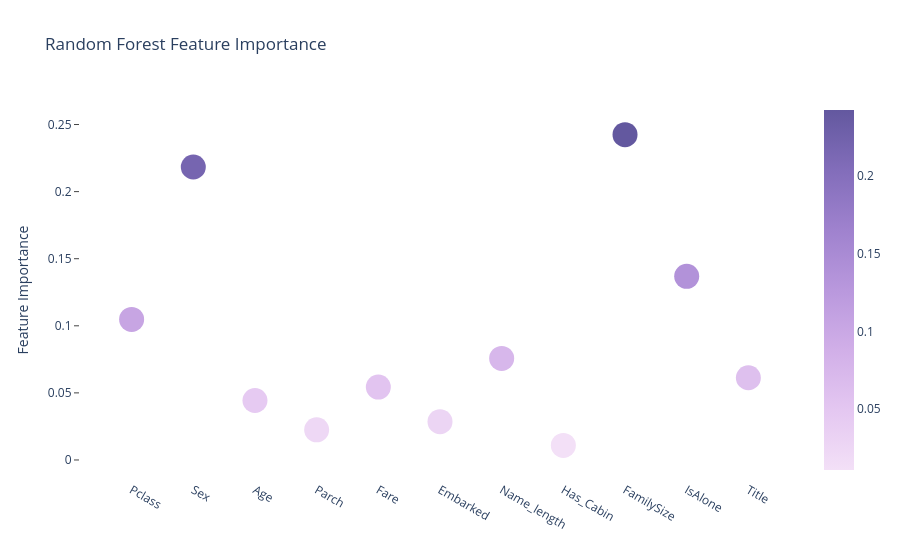

Notebook cell for this chart:
### Code cell
# Scatter plot 
trace = go.Scatter(
    y = feature_dataframe['Random Forest feature importances'].values,
    x = feature_dataframe['features'].values,
    mode='markers',
    marker=dict(
        sizemode = 'diameter',
        sizeref = 1,
        size = 25,
#       size= feature_dataframe['AdaBoost feature importances'].values,
        #color = np.random.randn(500), #set color equal to a variable
        color = feature_dataframe['Random Forest feature importances'].values,
        colorscale='Purp',
        showscale=True
    ),
    text = feature_dataframe['features'].values
)
data = [trace]

layout= go.Layout(
    autosize= True,
    paper_bgcolor='rgba(0,0,0,0)',
    plot_bgcolor='rgba(0,0,0,0)',
    title= 'Random Forest Feature Importance',
    hovermode= 'closest',
#     xaxis= dict(
#         title= 'Pop',
#         ticklen= 5,
#         zeroline= False,
#         gridwidth= 2,
#     ),
    yaxis=dict(
        title= 'Feature Importance',
        ticklen= 5,
        gridwidth= 2,
        mirror=True,
        ticks='outside',
        showline=True
    ),
    showlegend= False
)
fig = go.Figure(data=data, layout=layout)
py.iplot(fig,filename='scatter2010')

### Figure 1 — Plotly figure (JSON) as saved in the notebook; plotly's stock layout.template omitted (floating-point values rounded to 4 significant figures)
{"data": [{"marker": {"color": [0.1047, 0.2184, 0.04433, 0.02249, 0.05433, 0.02854, 0.0757, 0.01088, 0.2425, 0.1369, 0.06128], "colorscale": [[0.0, "rgb(243, 224, 247)"], [0.1667, "rgb(228, 199, 241)"], [0.3333, "rgb(209, 175, 232)"], [0.5, "rgb(185, 152, 221)"], [0.6667, "rgb(159, 130, 206)"], [0.8333, "rgb(130, 109, 186)"], [1.0, "rgb(99, 88, 159)"]], "showscale": true, "size": 25, "sizemode": "diameter", "sizeref": 1}, "mode": "markers", "text": ["Pclass", "Sex", "Age", "Parch", "Fare", "Embarked", "Name_length", "Has_Cabin", "FamilySize", "IsAlone", "Title"], "type": "scatter", "x": ["Pclass", "Sex", "Age", "Parch", "Fare", "Embarked", "Name_length", "Has_Cabin", "FamilySize", "IsAlone", "Title"], "y": [0.1047, 0.2184, 0.04433, 0.02249, 0.05433, 0.02854, 0.0757, 0.01088, 0.2425, 0.1369, 0.06128]}], "layout": {"autosize": true, "hovermode": "closest", "paper_bgcolor": "rgba(0,0,0,0)", "plot_bgcolor": "rgba(0,0,0,0)", "showlegend": false, "title": {"text": "Random Forest Feature Importance"}, "yaxis": {"gridwidth": 2, "mirror": true, "showline": true, "ticklen": 5, "ticks": "outside", "title": {"text": "Feature Importance"}}}}
